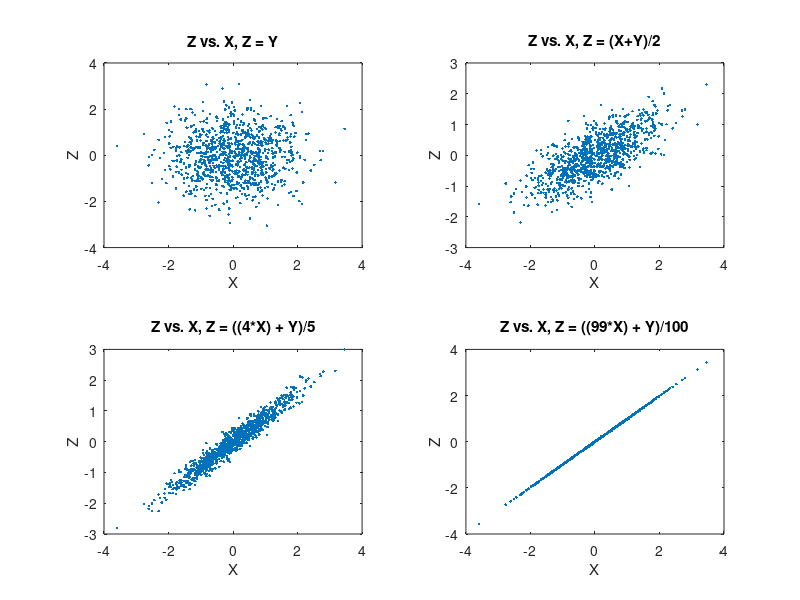

Recreate this plot in MATLAB.
X = randn(1,1000);
Y = randn(1,1000);

subplot(2,2,1)
Z = Y;
plot(X,Z,'.')
title('Z vs. X, Z = Y')
xlabel('X')
ylabel('Z')
%Pxz1 = corrcoef(X,Z)
ux = mean(X);
uz = mean(Z);
num = 0;
d1 = 0;
d2 = 0;
for i = 1:length(X)
    num = num + ((X(i) - ux)*(Z(i) - uz));
    d1 = d1 + ((X(i) - ux)^2);
    d2 = d2 + ((Z(i) - uz)^2);
end
d = d1 * d2;
den = sqrt(d);
PxzEst1 = num / den


subplot(2,2,2)
Z = (X+Y)/2;
plot(X,Z,'.')
title('Z vs. X, Z = (X+Y)/2')
xlabel('X')
ylabel('Z')
%Pxz2 = corrcoef(X,Z)
ux = mean(X);
uz = mean(Z);
num = 0;
d1 = 0;
d2 = 0;
for i = 1:length(X)
    num = num + ((X(i) - ux)*(Z(i) - uz));
    d1 = d1 + ((X(i) - ux)^2);
    d2 = d2 + ((Z(i) - uz)^2);
end
d = d1 * d2;
den = sqrt(d);
PxzEst2 = num / den

subplot(2,2,3)
Z = ((4*X) + Y)/5;
plot(X,Z,'.')
title('Z vs. X, Z = ((4*X) + Y)/5')
xlabel('X')
ylabel('Z')
%Pxz3 = corrcoef(X,Z) 
ux = mean(X);
uz = mean(Z);
num = 0;
d1 = 0;
d2 = 0;
for i = 1:length(X)
    num = num + ((X(i) - ux)*(Z(i) - uz));
    d1 = d1 + ((X(i) - ux)^2);
    d2 = d2 + ((Z(i) - uz)^2);
end
d = d1 * d2;
den = sqrt(d);
PxzEst3 = num / den

subplot(2,2,4)
Z = ((99*X) + Y)/100;
plot(X,Z,'.')
title('Z vs. X, Z = ((99*X) + Y)/100')
xlabel('X')
ylabel('Z')
%Pxz4 = corrcoef(X,Z) 
ux = mean(X);
uz = mean(Z);
num = 0;
d1 = 0;
d2 = 0;
for i = 1:length(X)
    num = num + ((X(i) - ux)*(Z(i) - uz));
    d1 = d1 + ((X(i) - ux)^2);
    d2 = d2 + ((Z(i) - uz)^2);
end
d = d1 * d2;
den = sqrt(d);
PxzEst4 = num / den
